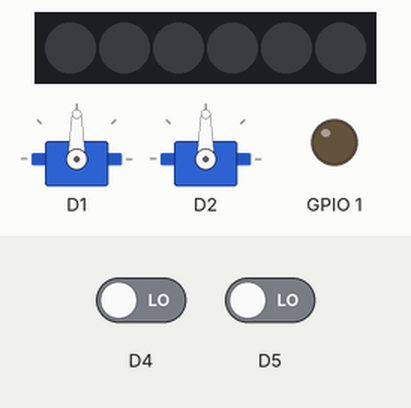
Simulated run of this sketch. Board: ESP8266 (NodeMCU). On the bench: 6 RGB LEDs in strip order, left to right, 2 × servo, output pins drawn as LEDs (lit = HIGH). The inputs (shaded band) are chosen by the test bench; at power-on: D4 LOW, D5 LOW.

Above: at 4.2 s.
4.3 s: D4 driven HIGH
At 5.3 s:
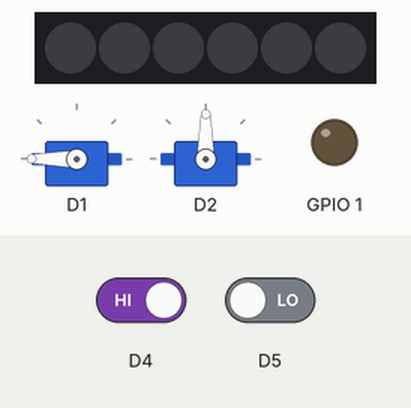
5.8 s: D5 driven HIGH
At 6.4 s:
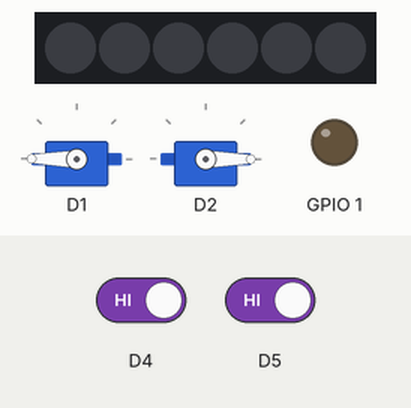
7.3 s: D4 driven LOW
At 7.6 s:
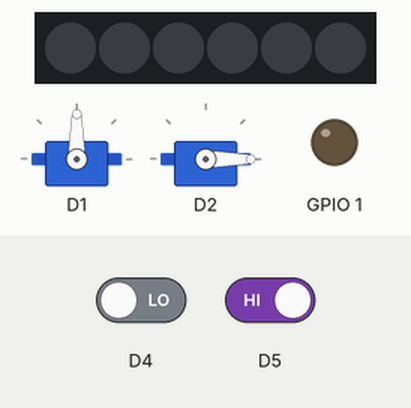
8.8 s: D5 driven LOW
At 9.9 s:
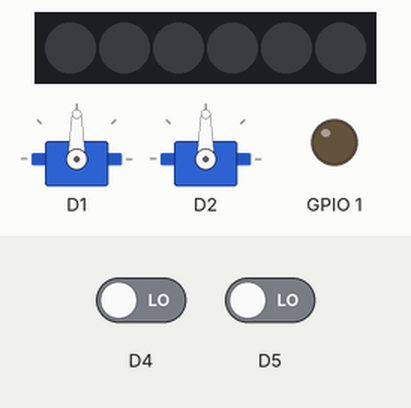
Timing chart, 0 to 11.3 s (numbered marks = the images above; inputs shaded):
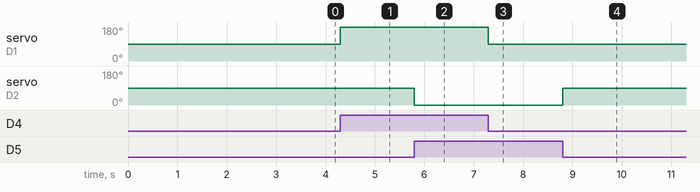

Measured:
- after the input at 4.3 s, servo on D1: 90° → 180° at once
- after the input at 5.8 s, servo on D2: 90° → 0° at once
- after the input at 7.3 s, servo on D1: 180° → 90° at once
- after the input at 8.8 s, servo on D2: 0° → 90° at once

The sketch:

winchy_linefollower.ino
```cpp
#include <Winchy.h>

boolean leftState=0, rightState=0;
Winchy w;

void setup() {
  // put your setup code here, to run once:
  pinMode(D4, INPUT);
  pinMode(D5, INPUT);
  delay(3000);

}

void loop() {
  // put your main code here, to run repeatedly:
  leftState = digitalRead(D4);
  rightState = digitalRead(D5);

  if(leftState)
    if(rightState)  w.forward();
    else            w.right();
  else
    if(rightState)  w.left();
    else            w.myStop();

}
```
